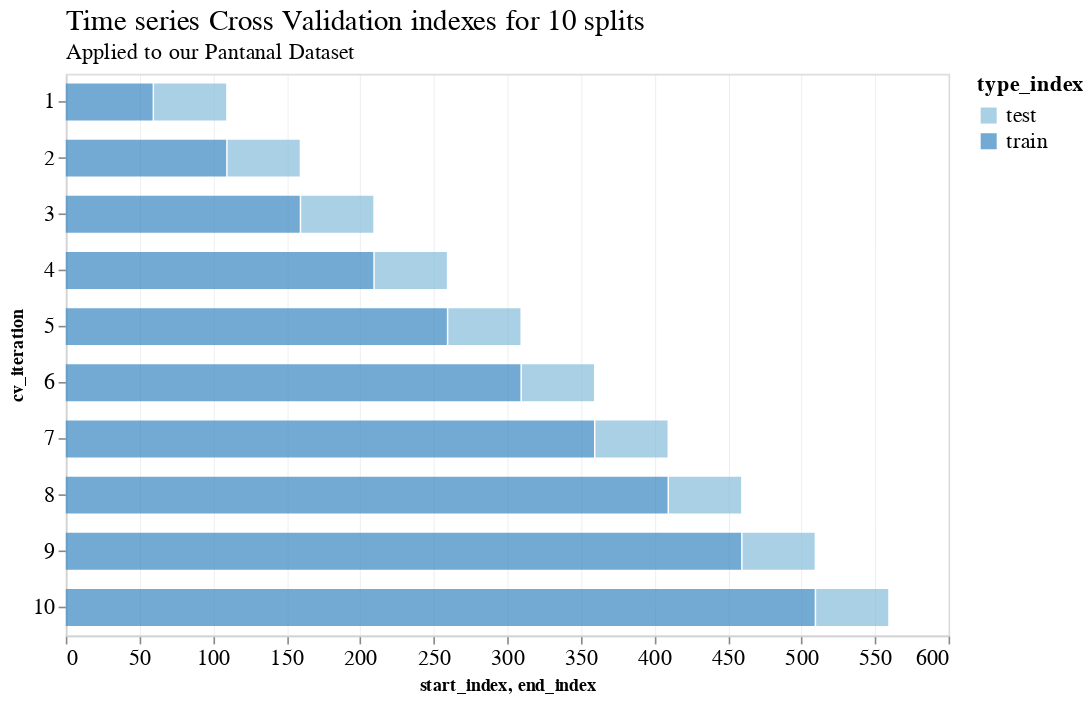

Source (notebook cell):
### Code cell
tscv = TimeSeriesSplit(n_splits=10)
train_index_df = pd.DataFrame(
    [
        {
            "cv_iteration": i+1,
            "start_index": train.min(),
            "end_index": train.max(),
        }
        for i, (train, test) in enumerate(tscv.split(X))
    ]
).assign(type_index="train")

test_index_df = pd.DataFrame(
    [
        {
            "cv_iteration": i+1,
            "start_index": test.min(),
            "end_index": test.max(),
        }
        for i, (train, test) in enumerate(tscv.split(X))
    ]
).assign(type_index="test")

complete_df = pd.concat([train_index_df, test_index_df])

gantt_chart = alt.Chart(complete_df).mark_bar(color="blue", opacity=0.7, size=23).encode(
    x='start_index:Q',
    x2='end_index:Q',
    y='cv_iteration:O',
    color="type_index:O"
)

gantt_chart.properties(
    title=science_theme_title(
        text="Time series Cross Validation indexes for 10 splits", 
        subtitle="Applied to our Pantanal Dataset"
    ),
    width=550,
    height=350
)

### Figure 1 — Vega-Lite specification as saved in the notebook (floating-point values rounded to 4 significant figures)
{"config": {"view": {"width": 533.3, "height": 300.0, "fill": "white"}, "title": {"align": "left", "anchor": "start", "frame": "group", "font": "Helvetica Neue", "fontSize": 18, "dy": -2, "subtitleFont": "Helvetica Neue", "subtitleFontSize": 14, "fontWeight": "normal"}, "axis": {"domainColor": "lightGrey", "gridColor": "lightGrey", "gridWidth": 0.25, "titleFont": "Helvetica Neue", "titleFontSize": 11, "labelFont": "Helvetica Neue", "labelFontSize": 14}, "legend": {"layout": {"anchor": "start"}, "labelLimit": 0, "titleFontSize": 14, "titleFont": "Helvetica Neue", "labelFontSize": 14, "labelFont": "Helvetica Neue"}, "header": {"title": null, "titleFont": "Helvetica Neue", "labelFont": "Helvetica Neue", "labelFontSize": 14, "labelPadding": 2}, "range": {"category": ["#0C66B5", "#BA1D32", "#0F8E40", "#E56F20", "#862BAF", "#626D69", "#ED5087", "#3DB9E2", "#51DB63", "#E26868", "#FFB270", "#B37CEA", "#A8A1A4", "#FF87CD"]}}, "data": {"name": "data-c07d9b11a43fc001464457741e9ea464"}, "mark": {"type": "bar", "color": "blue", "opacity": 0.7, "size": 23}, "encoding": {"color": {"field": "type_index", "type": "ordinal"}, "x": {"field": "start_index", "type": "quantitative"}, "x2": {"field": "end_index"}, "y": {"field": "cv_iteration", "type": "ordinal"}}, "height": 350, "title": {"align": "left", "anchor": "start", "frame": "group", "font": "Helvetica Neue", "fontSize": 18, "dy": -2, "subtitleFont": "Helvetica Neue", "subtitleFontSize": 14, "fontWeight": "normal", "text": "Time series Cross Validation indexes for 10 splits", "subtitle": "Applied to our Pantanal Dataset"}, "width": 550, "$schema": "https://vega.github.io/schema/vega-lite/v4.17.0.json", "datasets": {"data-c07d9b11a43fc001464457741e9ea464": [{"cv_iteration": 1, "start_index": 0, "end_index": 59, "type_index": "train"}, {"cv_iteration": 2, "start_index": 0, "end_index": 109, "type_index": "train"}, {"cv_iteration": 3, "start_index": 0, "end_index": 159, "type_index": "train"}, {"cv_iteration": 4, "start_index": 0, "end_index": 209, "type_index": "train"}, {"cv_iteration": 5, "start_index": 0, "end_index": 259, "type_index": "train"}, {"cv_iteration": 6, "start_index": 0, "end_index": 309, "type_index": "train"}, {"cv_iteration": 7, "start_index": 0, "end_index": 359, "type_index": "train"}, {"cv_iteration": 8, "start_index": 0, "end_index": 409, "type_index": "train"}, {"cv_iteration": 9, "start_index": 0, "end_index": 459, "type_index": "train"}, {"cv_iteration": 10, "start_index": 0, "end_index": 509, "type_index": "train"}, {"cv_iteration": 1, "start_index": 60, "end_index": 109, "type_index": "test"}, {"cv_iteration": 2, "start_index": 110, "end_index": 159, "type_index": "test"}, {"cv_iteration": 3, "start_index": 160, "end_index": 209, "type_index": "test"}, {"cv_iteration": 4, "start_index": 210, "end_index": 259, "type_index": "test"}, {"cv_iteration": 5, "start_index": 260, "end_index": 309, "type_index": "test"}, {"cv_iteration": 6, "start_index": 310, "end_index": 359, "type_index": "test"}, {"cv_iteration": 7, "start_index": 360, "end_index": 409, "type_index": "test"}, {"cv_iteration": 8, "start_index": 410, "end_index": 459, "type_index": "test"}, {"cv_iteration": 9, "start_index": 460, "end_index": 509, "type_index": "test"}, {"cv_iteration": 10, "start_index": 510, "end_index": 559, "type_index": "test"}]}}
